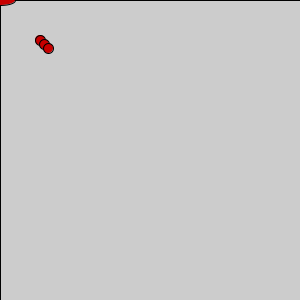
Frame 1 (no input)
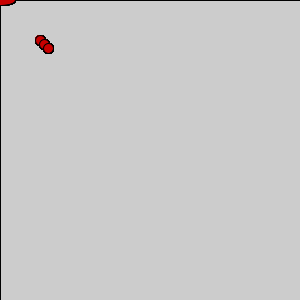
Frame 60 (the mouse pressed at the canvas centre just before this capture)
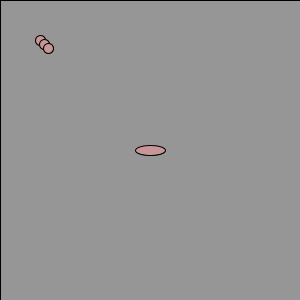
Frame 120 (the mouse held since frame 60 and released just before this capture)

The Processing sketch that drew these frames (run headless with seeded random() and noise(); from frame 60 on, the mouse is pressed at the canvas centre):

// Processing sketch: sketch_7_24_15
// ── sketch_7_24_15.pde

void setup() {
  
  size(300,300);
  
}
void draw() {
  fill(mouseY,mouseX,mouseX,mouseY);
  rect(0,0,width,height);
  
  fill (200,mouseY,mouseX);
  ellipse(40,40,10,10);
  ellipse(44,44,10,10);
  ellipse(48,48,10,10);
  ellipse(mouseX,mouseY,30,10);

}
